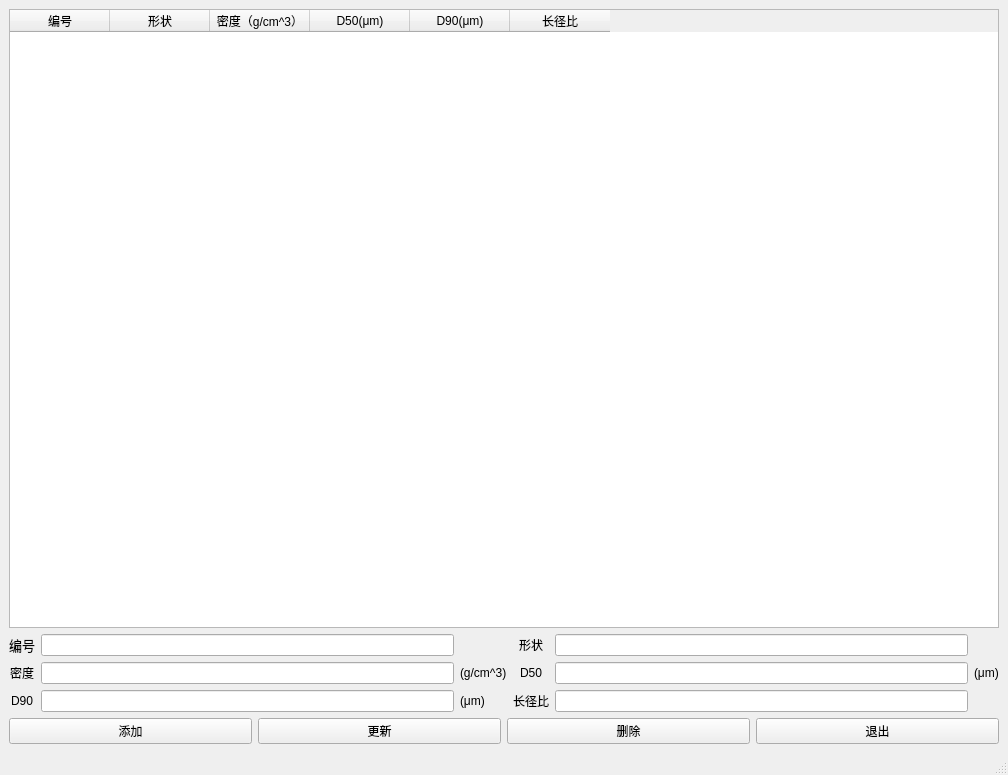
<?xml version="1.0" encoding="UTF-8"?>
<ui version="4.0">
 <class>MainWindow</class>
 <widget class="QMainWindow" name="MainWindow">
  <property name="geometry">
   <rect>
    <x>0</x>
    <y>0</y>
    <width>1008</width>
    <height>775</height>
   </rect>
  </property>
  <property name="windowTitle">
   <string>MainWindow</string>
  </property>
  <widget class="QWidget" name="centralwidget">
   <layout class="QGridLayout" name="gridLayout_2">
    <item row="0" column="0">
     <layout class="QGridLayout" name="gridLayout">
      <item row="1" column="0">
       <widget class="QLabel" name="label_2">
        <property name="text">
         <string>&lt;html&gt;&lt;head/&gt;&lt;body&gt;&lt;p align=&quot;center&quot;&gt;&lt;span style=&quot; font-size:10pt;&quot;&gt;编号&lt;/span&gt;&lt;/p&gt;&lt;/body&gt;&lt;/html&gt;</string>
        </property>
       </widget>
      </item>
      <item row="1" column="1">
       <widget class="QLineEdit" name="inbh"/>
      </item>
      <item row="1" column="3">
       <widget class="QLabel" name="label_3">
        <property name="text">
         <string>&lt;html&gt;&lt;head/&gt;&lt;body&gt;&lt;p align=&quot;center&quot;&gt;形状&lt;/p&gt;&lt;/body&gt;&lt;/html&gt;</string>
        </property>
       </widget>
      </item>
      <item row="1" column="4">
       <widget class="QLineEdit" name="inxz"/>
      </item>
      <item row="2" column="0">
       <widget class="QLabel" name="label_4">
        <property name="text">
         <string>&lt;html&gt;&lt;head/&gt;&lt;body&gt;&lt;p align=&quot;center&quot;&gt;密度&lt;/p&gt;&lt;/body&gt;&lt;/html&gt;</string>
        </property>
       </widget>
      </item>
      <item row="2" column="1">
       <widget class="QLineEdit" name="inmd"/>
      </item>
      <item row="2" column="2">
       <widget class="QLabel" name="label">
        <property name="text">
         <string>(g/cm^3)</string>
        </property>
       </widget>
      </item>
      <item row="2" column="3">
       <widget class="QLabel" name="label_5">
        <property name="text">
         <string>&lt;html&gt;&lt;head/&gt;&lt;body&gt;&lt;p align=&quot;center&quot;&gt;D50&lt;/p&gt;&lt;/body&gt;&lt;/html&gt;</string>
        </property>
       </widget>
      </item>
      <item row="2" column="4">
       <widget class="QLineEdit" name="in50"/>
      </item>
      <item row="2" column="5">
       <widget class="QLabel" name="label_8">
        <property name="text">
         <string>(μm)</string>
        </property>
       </widget>
      </item>
      <item row="3" column="0">
       <widget class="QLabel" name="label_6">
        <property name="text">
         <string>&lt;html&gt;&lt;head/&gt;&lt;body&gt;&lt;p align=&quot;center&quot;&gt;D90&lt;/p&gt;&lt;/body&gt;&lt;/html&gt;</string>
        </property>
       </widget>
      </item>
      <item row="3" column="1">
       <widget class="QLineEdit" name="in90"/>
      </item>
      <item row="3" column="2">
       <widget class="QLabel" name="label_9">
        <property name="text">
         <string>(μm)</string>
        </property>
       </widget>
      </item>
      <item row="3" column="3">
       <widget class="QLabel" name="label_7">
        <property name="text">
         <string>&lt;html&gt;&lt;head/&gt;&lt;body&gt;&lt;p align=&quot;center&quot;&gt;长径比&lt;/p&gt;&lt;/body&gt;&lt;/html&gt;</string>
        </property>
       </widget>
      </item>
      <item row="3" column="4">
       <widget class="QLineEdit" name="incjb"/>
      </item>
      <item row="0" column="0" colspan="6">
       <widget class="QTableWidget" name="tableWidget">
        <column>
         <property name="text">
          <string>编号</string>
         </property>
        </column>
        <column>
         <property name="text">
          <string>形状</string>
         </property>
        </column>
        <column>
         <property name="text">
          <string>密度（g/cm^3）</string>
         </property>
        </column>
        <column>
         <property name="text">
          <string>D50(μm)</string>
         </property>
        </column>
        <column>
         <property name="text">
          <string>D90(μm)</string>
         </property>
        </column>
        <column>
         <property name="text">
          <string>长径比</string>
         </property>
        </column>
       </widget>
      </item>
     </layout>
    </item>
    <item row="1" column="0">
     <layout class="QHBoxLayout" name="horizontalLayout">
      <item>
       <widget class="QPushButton" name="pushButton_add">
        <property name="maximumSize">
         <size>
          <width>645</width>
          <height>16777215</height>
         </size>
        </property>
        <property name="text">
         <string>添加</string>
        </property>
       </widget>
      </item>
      <item>
       <widget class="QPushButton" name="pushButton_new">
        <property name="maximumSize">
         <size>
          <width>645</width>
          <height>16777215</height>
         </size>
        </property>
        <property name="text">
         <string>更新</string>
        </property>
       </widget>
      </item>
      <item>
       <widget class="QPushButton" name="pushButton_del">
        <property name="maximumSize">
         <size>
          <width>645</width>
          <height>16777215</height>
         </size>
        </property>
        <property name="text">
         <string>删除</string>
        </property>
       </widget>
      </item>
      <item>
       <widget class="QPushButton" name="pushButton_exit">
        <property name="maximumSize">
         <size>
          <width>645</width>
          <height>16777215</height>
         </size>
        </property>
        <property name="text">
         <string>退出</string>
        </property>
       </widget>
      </item>
     </layout>
    </item>
   </layout>
  </widget>
  <widget class="QMenuBar" name="menubar">
   <property name="geometry">
    <rect>
     <x>0</x>
     <y>0</y>
     <width>1008</width>
     <height>34</height>
    </rect>
   </property>
  </widget>
  <widget class="QStatusBar" name="statusbar"/>
 </widget>
 <resources/>
 <connections/>
</ui>
